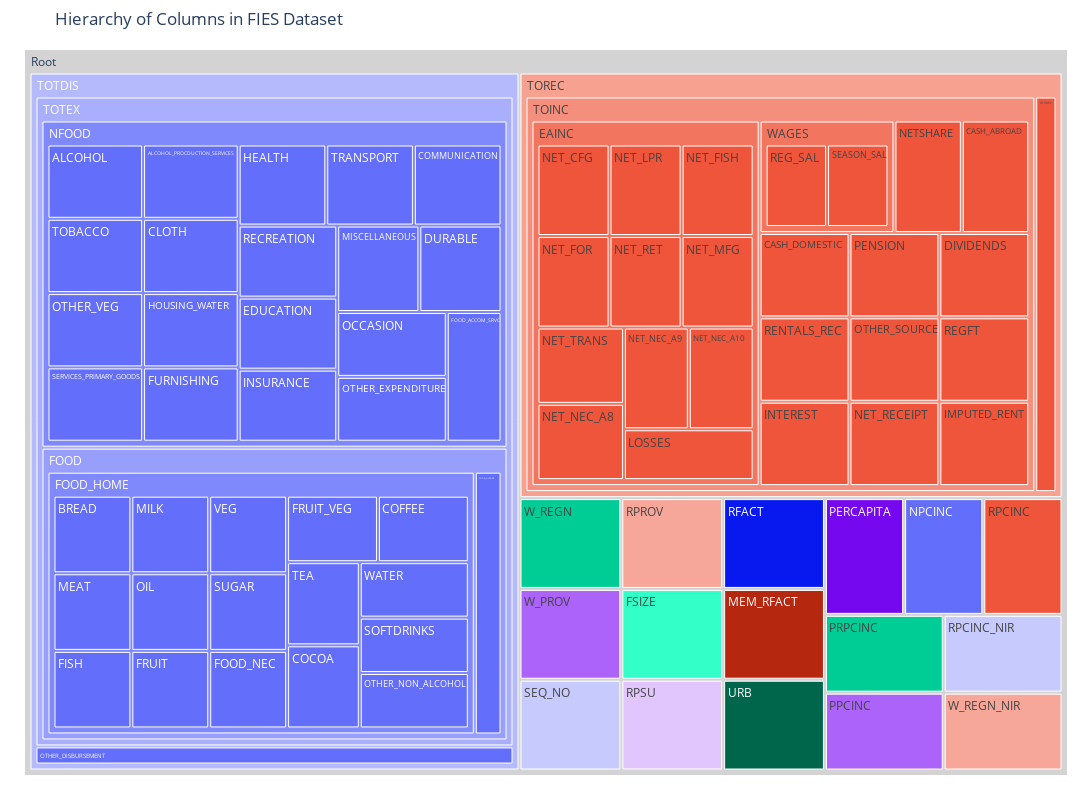

Notebook code for this chart:
### Code cell
# Create the treemap visualization
fig = px.treemap(
    names=names,
    parents=parents,
    title="Hierarchy of Columns in FIES Dataset",
    color_discrete_sequence=["#636EFA", "#EF553B", "#00CC96", "#AB63FA"]

)
fig.update_traces(root_color="lightgrey")
fig.update_layout(
    width=1400,  # Set the width of the figure
    height=800,  # Set the height of the figure
    margin=dict(t=50, l=25, r=25, b=25)  # Adjust the margins if needed
)
fig.show()

### Figure 1 — Plotly figure (JSON) as saved in the notebook; plotly's stock layout.template omitted (floating-point values rounded to 4 significant figures)
{"data": [{"domain": {"x": [0, 1], "y": [0, 1]}, "hovertemplate": "label=%{label}<br>parent=%{parent}<extra></extra>", "labels": ["W_REGN", "W_PROV", "SEQ_NO", "RPROV", "FSIZE", "TOREC", "TOINC", "WAGES", "REG_SAL", "SEASON_SAL", "NETSHARE", "CASH_ABROAD", "CASH_DOMESTIC", "RENTALS_REC", "INTEREST", "PENSION", "DIVIDENDS", "OTHER_SOURCE", "NET_RECEIPT", "REGFT", "IMPUTED_RENT", "EAINC", "NET_CFG", "NET_LPR", "NET_FISH", "NET_FOR", "NET_RET", "NET_MFG", "NET_TRANS", "NET_NEC_A8", "NET_NEC_A9", "NET_NEC_A10", "LOSSES", "OTHREC", "TOTDIS", "TOTEX", "FOOD", "FOOD_HOME", "BREAD", "MEAT", "FISH", "MILK", "OIL", "FRUIT", "VEG", "SUGAR", "FOOD_NEC", "FRUIT_VEG", "COFFEE", "TEA", "COCOA", "WATER", "SOFTDRINKS", "OTHER_NON_ALCOHOL", "FOOD_OUTSIDE", "NFOOD", "ALCOHOL", "TOBACCO", "OTHER_VEG", "SERVICES_PRIMARY_GOODS", "ALCOHOL_PROCDUCTION_SERVICES", "CLOTH", "HOUSING_WATER", "FURNISHING", "HEALTH", "TRANSPORT", "COMMUNICATION", "RECREATION", "EDUCATION", "INSURANCE", "MISCELLANEOUS", "DURABLE", "OCCASION", "OTHER_EXPENDITURE", "FOOD_ACCOM_SRVC", "OTHER_DISBURSEMENT", "RPSU", "RFACT", "MEM_RFACT", "URB", "PERCAPITA", "NPCINC", "RPCINC", "PRPCINC", "PPCINC", "RPCINC_NIR", "W_REGN_NIR"], "name": "", "parents": ["Root", "Root", "Root", "Root", "Root", "Root", "TOREC", "TOINC", "WAGES", "WAGES", "TOINC", "TOINC", "TOINC", "TOINC", "TOINC", "TOINC", "TOINC", "TOINC", "TOINC", "TOINC", "TOINC", "TOINC", "EAINC", "EAINC", "EAINC", "EAINC", "EAINC", "EAINC", "EAINC", "EAINC", "EAINC", "EAINC", "EAINC", "TOREC", "Root", "TOTDIS", "TOTEX", "FOOD", "FOOD_HOME", "FOOD_HOME", "FOOD_HOME", "FOOD_HOME", "FOOD_HOME", "FOOD_HOME", "FOOD_HOME", "FOOD_HOME", "FOOD_HOME", "FOOD_HOME", "FOOD_HOME", "FOOD_HOME", "FOOD_HOME", "FOOD_HOME", "FOOD_HOME", "FOOD_HOME", "FOOD", "TOTEX", "NFOOD", "NFOOD", "NFOOD", "NFOOD", "NFOOD", "NFOOD", "NFOOD", "NFOOD", "NFOOD", "NFOOD", "NFOOD", "NFOOD", "NFOOD", "NFOOD", "NFOOD", "NFOOD", "NFOOD", "NFOOD", "NFOOD", "TOTDIS", "Root", "Root", "Root", "Root", "Root", "Root", "Root", "Root", "Root", "Root", "Root"], "root": {"color": "lightgrey"}, "type": "treemap"}], "layout": {"height": 800, "legend": {"tracegroupgap": 0}, "margin": {"b": 25, "l": 25, "r": 25, "t": 50}, "title": {"text": "Hierarchy of Columns in FIES Dataset"}, "treemapcolorway": ["#636EFA", "#EF553B", "#00CC96", "#AB63FA"], "width": 1400}}
